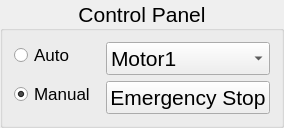
          <widget class="QGroupBox" name="Control_Panel">
           <property name="sizePolicy">
            <sizepolicy hsizetype="MinimumExpanding" vsizetype="MinimumExpanding">
             <horstretch>0</horstretch>
             <verstretch>0</verstretch>
            </sizepolicy>
           </property>
           <property name="font">
            <font>
             <pointsize>16</pointsize>
            </font>
           </property>
           <property name="autoFillBackground">
            <bool>true</bool>
           </property>
           <property name="title">
            <string>Control Panel</string>
           </property>
           <property name="alignment">
            <set>Qt::AlignCenter</set>
           </property>
           <property name="flat">
            <bool>false</bool>
           </property>
           <layout class="QFormLayout" name="formLayout_2">
            <item row="0" column="0">
             <widget class="QRadioButton" name="Auto_mode">
              <property name="sizePolicy">
               <sizepolicy hsizetype="MinimumExpanding" vsizetype="Fixed">
                <horstretch>0</horstretch>
                <verstretch>0</verstretch>
               </sizepolicy>
              </property>
              <property name="font">
               <font>
                <pointsize>13</pointsize>
               </font>
              </property>
              <property name="text">
               <string>Auto</string>
              </property>
             </widget>
            </item>
            <item row="1" column="0">
             <widget class="QRadioButton" name="Manual_mode">
              <property name="sizePolicy">
               <sizepolicy hsizetype="MinimumExpanding" vsizetype="Fixed">
                <horstretch>0</horstretch>
                <verstretch>0</verstretch>
               </sizepolicy>
              </property>
              <property name="font">
               <font>
                <pointsize>13</pointsize>
               </font>
              </property>
              <property name="text">
               <string>Manual </string>
              </property>
              <property name="checked">
               <bool>true</bool>
              </property>
             </widget>
            </item>
            <item row="1" column="1">
             <widget class="QPushButton" name="Emergency_Stop">
              <property name="sizePolicy">
               <sizepolicy hsizetype="MinimumExpanding" vsizetype="Fixed">
                <horstretch>0</horstretch>
                <verstretch>0</verstretch>
               </sizepolicy>
              </property>
              <property name="font">
               <font>
                <pointsize>16</pointsize>
               </font>
              </property>
              <property name="autoFillBackground">
               <bool>false</bool>
              </property>
              <property name="text">
               <string>Emergency Stop</string>
              </property>
              <property name="checkable">
               <bool>false</bool>
              </property>
              <property name="autoDefault">
               <bool>true</bool>
              </property>
             </widget>
            </item>
            <item row="0" column="1">
             <widget class="QComboBox" name="Motor_selection">
              <item>
               <property name="text">
                <string>Motor1</string>
               </property>
              </item>
              <item>
               <property name="text">
                <string>Motor2</string>
               </property>
              </item>
             </widget>
            </item>
           </layout>
          </widget>
